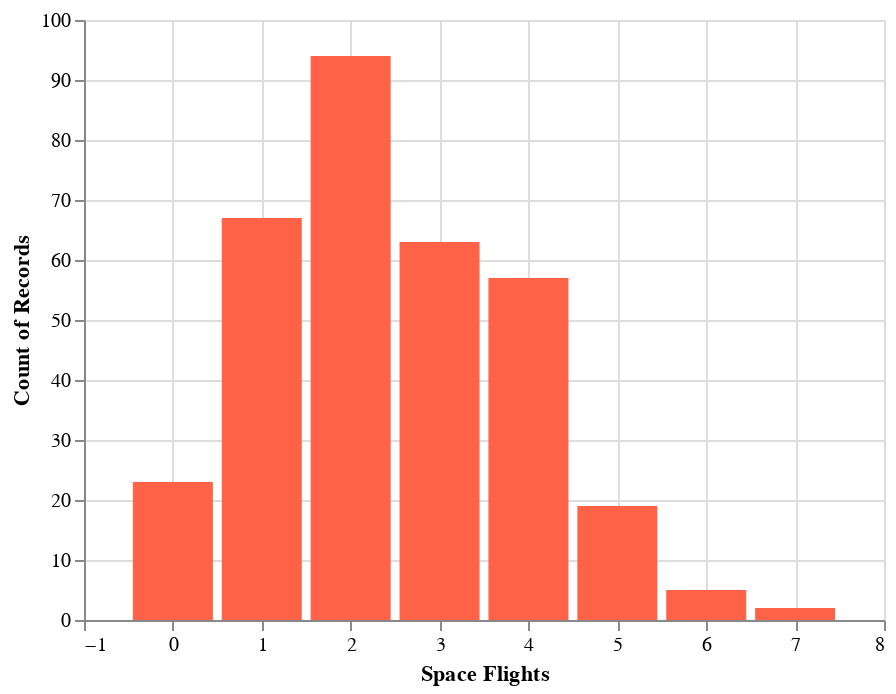
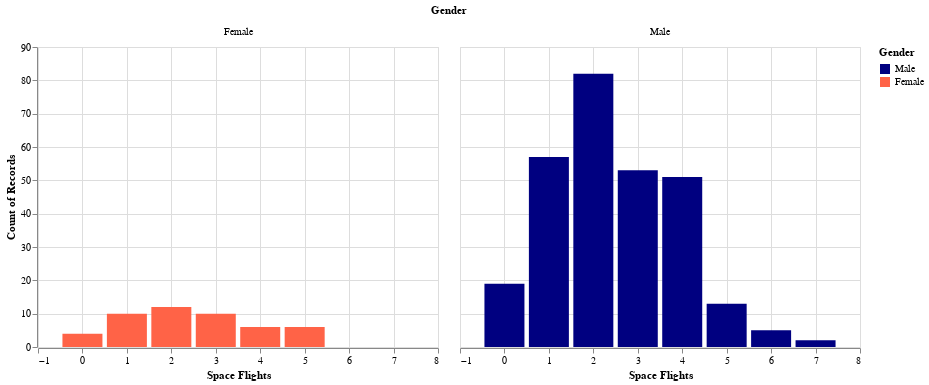

The cell these charts' notebook holds for them, in order:
### Markdown cell above
**Question  5(c)** <br> {points: 1} 

The function `astronaut_full_service` reads in the astronaut dataframe and prints multiple calculations and returns a plot.

### Code cell
def astronaut_full_service(status=None): 
    """
    Reads in the astronaut data, and potentially filters the data based on status.
    It prints out the mean space flight time and then plots it as a histogram with 
    both genders and plots both genders seperately. 

    
    Parameters
    ----------
    status : str, optional
        The status of an astronaut; Active, Deceased, Retired, etc (the default is None which implies 
        that no filtering is occuring) 
    
    Returns
    -------
    altair.vegalite.v4.api.FacetChart
        A histogram faceted for gender of the Space flight time. 
    
    Examples
    --------
    >>> astronaut_full_service('Retired')
    Alt.Chart(...)
    """
    
    df = pd.read_csv('data/astronauts.csv')
    
    if status is not None: 
        df = df[df['Status'] == status]

    mean_flight =  df['Space Flight (hr)'].mean()
    
    print('Mean Space Walk Time:', mean_flight) 
    
    
    plot1 = alt.Chart(df).mark_bar(size=40, color = 'tomato').encode(
            alt.X('Space Flights:Q'),
            alt.Y('count()'))
    
    plot1.display()
    
    plot2 = alt.Chart(df).mark_bar(size=40).encode(
            alt.X('Space Flights:Q'),
            alt.Y('count()'),
            color=alt.Color('Gender',
                   scale=alt.Scale(
            domain=['Male', 'Female'],
            range=['Navy', 'tomato']))
    ).facet(alt.Column('Gender:N'))
 
    return plot2

astronaut_full_service()

### Figure 1 — Vega-Lite specification as saved in the notebook (floating-point values rounded to 4 significant figures; data arrays with more than 128 entries replaced by an {"elided": "..."} marker saying what was removed)
{"config": {"view": {"continuousWidth": 400, "continuousHeight": 300}}, "data": {"name": "data-bfe314df26c8bb46ec5001e479561b08"}, "mark": {"type": "bar", "color": "tomato", "size": 40}, "encoding": {"x": {"type": "quantitative", "field": "Space Flights"}, "y": {"type": "quantitative", "aggregate": "count"}}, "$schema": "https://vega.github.io/schema/vega-lite/v4.8.1.json", "datasets": {"data-bfe314df26c8bb46ec5001e479561b08": {"elided": "330 records"}}}

### Figure 2 — Vega-Lite specification as saved in the notebook (floating-point values rounded to 4 significant figures; data arrays with more than 128 entries replaced by an {"elided": "..."} marker saying what was removed)
{"config": {"view": {"continuousWidth": 400, "continuousHeight": 300}}, "data": {"name": "data-bfe314df26c8bb46ec5001e479561b08"}, "facet": {"type": "nominal", "field": "Gender"}, "spec": {"mark": {"type": "bar", "size": 40}, "encoding": {"color": {"type": "nominal", "field": "Gender", "scale": {"domain": ["Male", "Female"], "range": ["Navy", "tomato"]}}, "x": {"type": "quantitative", "field": "Space Flights"}, "y": {"type": "quantitative", "aggregate": "count"}}}, "$schema": "https://vega.github.io/schema/vega-lite/v4.8.1.json", "datasets": {"data-bfe314df26c8bb46ec5001e479561b08": {"elided": "330 records"}}}
